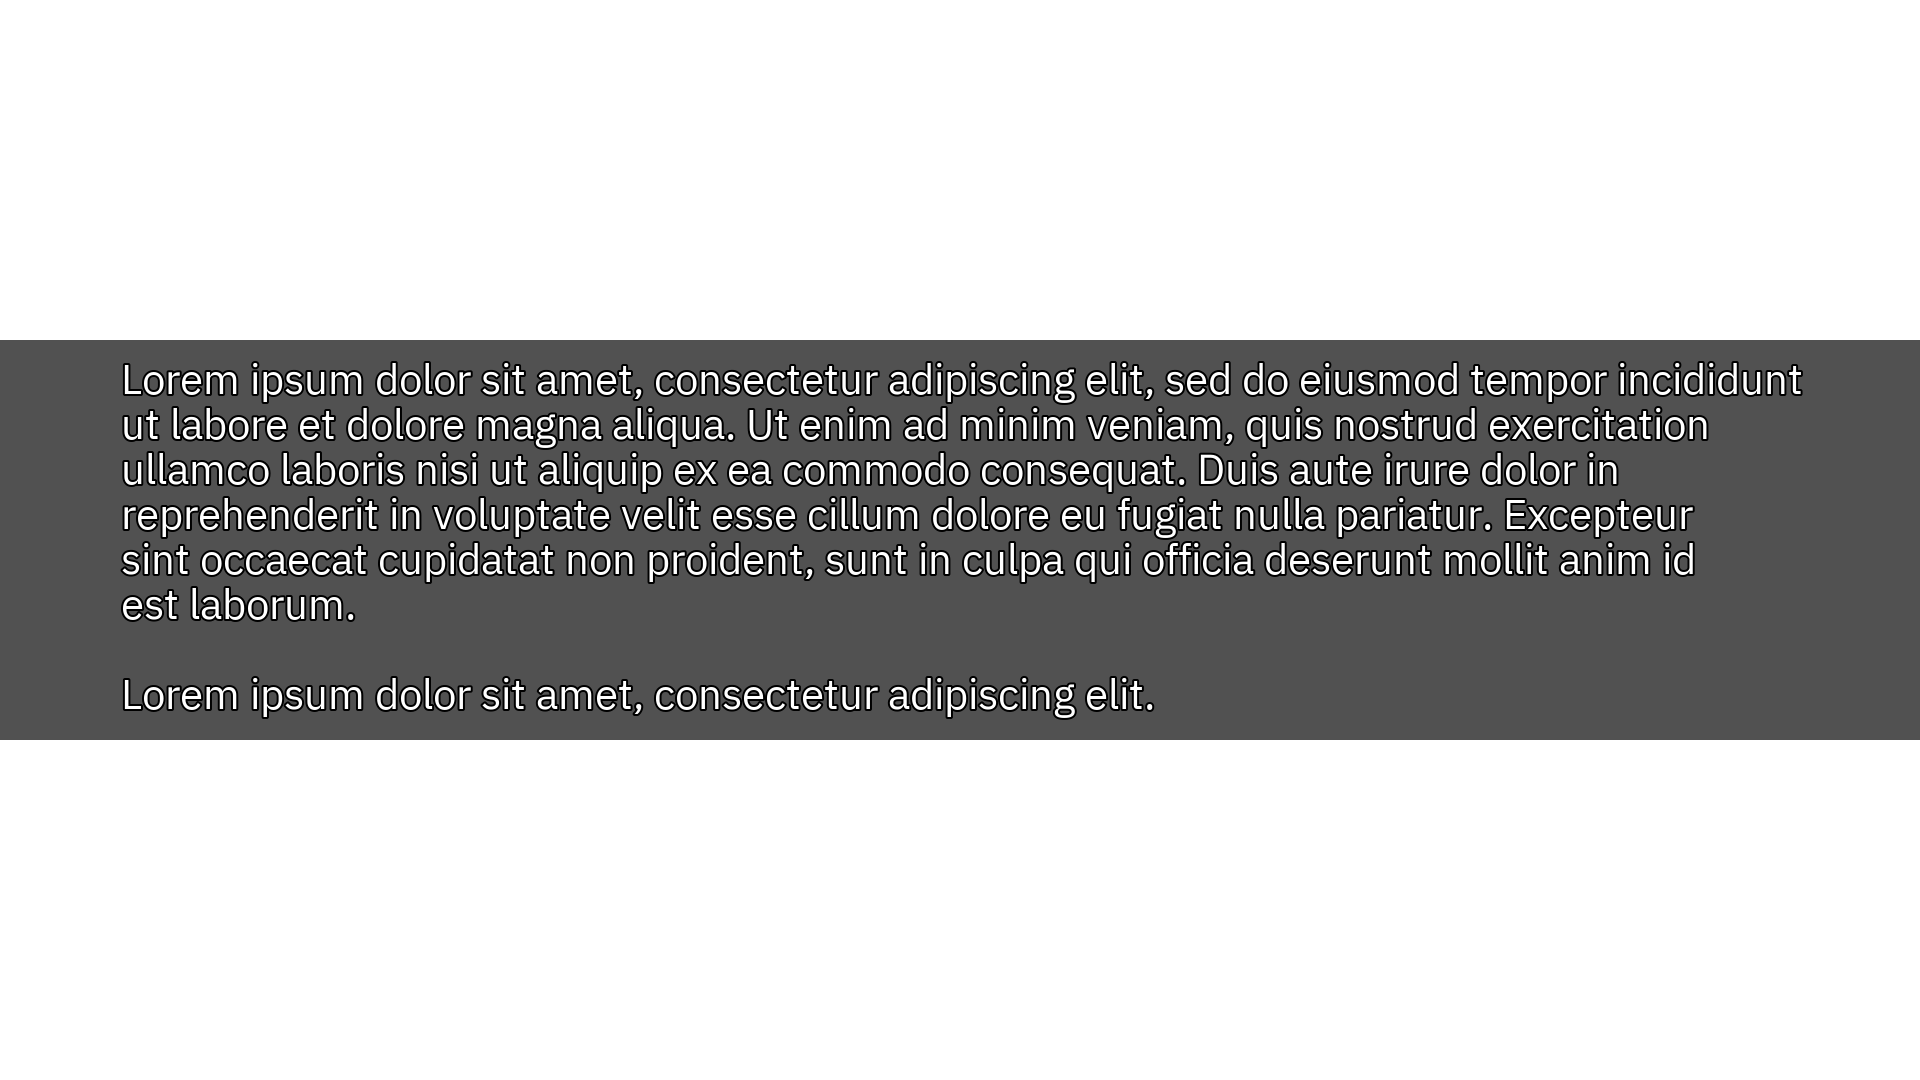

Generate this figure with Python:
from PIL import ImageFont, ImageDraw, Image
import numpy as np
import os
import videosettings
from string import ascii_letters
import textwrap
from moviepy.editor import *
import moviepy.editor as mp
import statistics

path = os.path.dirname(os.path.realpath(__file__))
parentPath = os.path.abspath(os.path.join(path, os.pardir))

class DocumentWrapper(textwrap.TextWrapper):

    def wrap(self, text):
        split_text = text.split('\n\n')
        lines = [line for para in split_text for line in textwrap.TextWrapper.wrap(self, para)]
        return lines

class ImageGeneration:
    def __init__(self):
        self.inputText = ["Lorem ipsum dolor sit amet, consectetur adipiscing elit, sed do eiusmod tempor incididunt ut labore et dolore magna aliqua. Ut enim ad minim veniam, quis nostrud exercitation ullamco laboris nisi ut aliquip ex ea commodo consequat. Duis aute irure dolor in reprehenderit in voluptate velit esse cillum dolore eu fugiat nulla pariatur."]

    def insertLineWrappingTags(self):
        characters = 125
        end = []
        textToAppend = ""
        for i, char in enumerate(repr(self.inputString)):
            textToAppend += char  # official string
            if "\\n" in textToAppend:
                end.append(textToAppend)
                textToAppend = ""

            if len(textToAppend) % characters == 0 and not i == 0:
                if not repr(self.inputString)[i + 1] == " ":
                    indWords = textToAppend.split(" ")
                    lastWord = indWords[len(indWords) - 1]
                    textToAppend = textToAppend[0:len(textToAppend) - len(lastWord):]
                    if not textToAppend == "":
                        end.append(textToAppend)
                    textToAppend = lastWord
                else:
                    if not textToAppend == "":
                        end.append(textToAppend)
                    textToAppend = ""

        characterAmount = 0
        for char in end:
            characterAmount += len(char)

        final_line = repr(self.inputString)[characterAmount:len(repr(self.inputString))]
        end.append(final_line)

        output = ""
        for i, line in enumerate(end):
            if i == len(end) - 1:
                line = line.replace("\\n", "")
                line = line[0: len(line) - 1]  # removes the ' at the end of the string on the last line
                output += line
                # print(len(line))
                # print(line)
                break
            if i == 0:
                pass
                # line = line[1: len(line)] # removes the ' at the start of the string on the first line
            line = line.replace("\\n", "")
            # print(len(line))
            # print(line)
            output += line + "<LW>"
        output = output[1: len(output)]
        self.inputString = output
        print(self.inputString)

    def drawImage(self):
        #for x, text in enumerate(self.inputText):
            #split_text = text.split('-split-')
            #inputText = self.inputText[:x] + split_text + self.inputText[x + 1:]
            #print(split_text)
        for num, text in enumerate(self.inputText):
            #self.generateAudio(text, num)
            #text = self.replaceWords(text, isImage=True)
            paragraphs = text.split('\n\n')
            img = Image.new('RGBA', (1920, 1080), (100, 100, 100, 0))
            W, H = (1920, 1080)
            draw = ImageDraw.Draw(img)
            # Load custom font
            font = ImageFont.truetype(f"{videosettings.assetPath}\Verdana.ttf", 42)
            ascent, descent = font.getmetrics()
            # Create DrawText object
            #d = DocumentWrapper(width=90)
            draw = ImageDraw.Draw(img)
            #text = textwrap.fill(text, replace_whitespace=False)
            TINT_COLOR = (0, 0, 0)  # Black
            TRANSPARENCY = .5  # Degree of transparency, 0-100%
            OPACITY = int(255 * TRANSPARENCY)
            # Create a context for drawing things on it.
            text_h = []
            text_w = []
            for x, para in enumerate(paragraphs):
                text = textwrap.fill(para, width=90)
                w, h = draw.textsize(text, font=font)
                text_h.append(h + (50 if x > 0 else 0))
                text_w.append(W / 2 - w / 2)
            hh = 0
            hh += int(sum(text_h) + 44)
            top = ((H - hh) / 2)
            bottom = 1080 - ((H - hh) / 2)
            overlay = Image.new('RGBA', img.size, TINT_COLOR + (OPACITY,))
            draw = ImageDraw.Draw(overlay)
            draw.rectangle((0, top, 1920, bottom), fill=TINT_COLOR + (OPACITY,))

            # Alpha composite these two images together to obtain the desired result.
            new_img = Image.alpha_composite(img, overlay)
            new_draw = ImageDraw.Draw(im=new_img)
            test = ((H - int(sum(text_h))) / 2) - descent
            for x, para in enumerate(paragraphs):
                text = textwrap.fill(para, width=90)
                w, h = draw.textsize(text, font=font)
                (width, baseline), (offset_x, offset_y) = font.font.getsize(text)
                new_draw.text((min(text_w), test), text=text, fill='white', font=font, stroke_fill='black', stroke_width=2)
                test += h + 60 - offset_y

            #new_img.show()
            new_img.save('test.png')

    def test(self):
        img = Image.new('RGBA', (1920, 1080), (0, 0, 0, 0))
        W, H = img.size
        base_width, base_height = img.size
        font = ImageFont.truetype(f"{videosettings.assetPath}\Verdana.ttf", 42)
        TINT_COLOR = (0, 0, 0)  # Black
        TRANSPARENCY = .5  # Degree of transparency, 0-100%
        OPACITY = int(255 * TRANSPARENCY)
        for index, comment in enumerate(self.inputText):
            paragraphs = comment.split('\n\n')
            x = []
            y = []
            for i, para in enumerate(paragraphs):
                text = textwrap.wrap(para, width=90)
                ascent, descent = font.getmetrics()
                draw = ImageDraw.Draw(img)
                for line in text:
                    (width, height), (offset_x, offset_y) = font.font.getsize(line)
                    w, h = draw.textsize(line, font=font)
                    hh = ascent + offset_y + descent - 6
                    print(h, hh)
                    x.append((W - w) / 2)
                    y.append(hh)
            top = sum(y)
            #print(top)
            for i, para in enumerate(paragraphs):
                #text = 'AQj'
                text = textwrap.wrap(para, width=90)
                ascent, descent = font.getmetrics()
                draw = ImageDraw.Draw(img)
                overlay = Image.new('RGBA', img.size, TINT_COLOR + (0,))
                draw = ImageDraw.Draw(overlay)
                top2 = top
                for line in text:
                    (width, height), (offset_x, offset_y) = font.font.getsize(line)
                    draw.rectangle([(0, top2 + offset_y + descent), (1920, top2 + ascent + descent + offset_y)], fill=TINT_COLOR + (OPACITY,))
                    top2 += 48
                new_img = Image.alpha_composite(img, overlay)
                new_draw = ImageDraw.Draw(im=new_img)
                for num, line in enumerate(text):
                    (width, height), (offset_x, offset_y) = font.font.getsize(line)
                    #new_draw.rectangle([(0, top + offset_y + descent), (1920, top + ascent + descent + offset_y)], outline='red', width=3)
                    new_draw.text((min(x), (1080 - top) / 2), line, font=font, fill='black', stroke_fill='black', stroke_width=2)
                    top += 48
                top += 48
                    #print(y)
                    #img.save('result.jpg')
                    #print(h)
                    #print(ascent, descent, offset_y)
                    #print(ascent + descent - offset_y - 5)
        new_img.show()
        new_img.save('test.png')

def get_y_and_heights(text_wrapped, dimensions, margin, font):
    """Get the first vertical coordinate at which to draw text and the height of each line of text"""
    # https://stackoverflow.com/a/46220683/9263761
    ascent, descent = font.getmetrics()

    # Calculate the height needed to draw each line of text (including its bottom margin)
    line_heights = [
        font.getmask(text_line).getbbox()[3] + descent + margin
        for text_line in text_wrapped
    ]
    # The last line doesn't have a bottom margin
    line_heights[-1] -= margin

    # Total height needed
    height_text = sum(line_heights)

    # Calculate the Y coordinate at which to draw the first line of text
    y = (dimensions[1] - height_text) // 2

    # Return the first Y coordinate and a list with the height of each line
    return (y, line_heights)

def test2():

    FONT_FAMILY = "arial.ttf"
    WIDTH = 1920
    HEIGHT = 1080
    FONT_SIZE = 250
    V_MARGIN = -5
    CHAR_LIMIT = 90
    BG_COLOR = "black"
    TEXT_COLOR = "white"

    text = "Lorem ipsum dolor sit amet, consectetur adipiscing elit, sed do eiusmod tempor incididunt ut labore et dolore magna aliqua. Ut enim ad minim veniam, quis nostrud exercitation ullamco laboris nisi ut aliquip ex ea commodo consequat.\n\nLorem ipsum dolor sit amet, consectetur adipiscing elit, sed do eiusmod tempor incididunt ut labore et dolore magna aliqua. Ut enim ad minim veniam, quis nostrud exercitation ullamco laboris nisi ut aliquip ex ea commodo consequat."
    split_text = text.split('\n\n')
    # Create the font
    font = ImageFont.truetype(f"{videosettings.assetPath}\Verdana.ttf", 42)
    # New image based on the settings defined above
    img = Image.new("RGBA", (WIDTH, HEIGHT), color=(0, 0, 0, 0))
    # Interface to draw on the image
    draw_interface = ImageDraw.Draw(img)

    # Wrap the `text` string into a list of `CHAR_LIMIT`-character strings
    text_lines = textwrap.wrap(text, CHAR_LIMIT)
    # Get the first vertical coordinate at which to draw text and the height of each line of text
    y, line_heights = get_y_and_heights(text_lines, (WIDTH, HEIGHT), V_MARGIN, font)
    print(y)
    xy = (0, y, 1920, (1080 - y) / 2)
    x = [(WIDTH - font.getmask(line).getbbox()[2]) / 2 for line in text_lines]
    for text in split_text:
        text_lines = textwrap.wrap(text, CHAR_LIMIT)
        # Draw each line of text
        for i, line in enumerate(text_lines):
            # Calculate the horizontally-centered position at which to draw this line
            # Draw this line
            draw_interface.rectangle(xy, outline='red', width=3)
            draw_interface.text((min(x), y), line, font=font, fill=TEXT_COLOR, stroke_fill='black', stroke_width=2)

            # Move on to the height at which the next line should be drawn at
            y += line_heights[i]
        y += 50
    print(sum(line_heights) + 50)

    # Save the resulting image
    img.save('test.png')
    img.show()

def test():
    background = Image.new('RGBA', (1920, 1080), (0, 0, 0, 0))
    img = Image.new('RGBA', (1920, 1080), (200, 200, 200, 0))
    W, H = img.size
    text = "Lorem ipsum dolor sit amet, consectetur adipiscing elit, sed do eiusmod tempor incididunt ut labore et dolore magna aliqua."
    paragraphs = text.split('\n\n')
    font = ImageFont.truetype(f"{videosettings.assetPath}\Verdana.ttf", 42)
    draw = ImageDraw.Draw(img)
    line_width = []
    (width, height), (offset_x, offset_y) = font.font.getsize('|')
    line_count = 0
    paragraph_count = []
    for num, para in enumerate(paragraphs):
        text_lines = textwrap.wrap(para, 90)
        for x, line in enumerate(text_lines):
            w, h = draw.textsize(line, font=font)
            line_width.append(W / 2 - w / 2)
            line_count += 45
        line_count += 45 if num + 1 < len(paragraphs) else 0
        paragraph_count.append(line_count)
    y = 0
    rect = 0
    for num, para in enumerate(paragraphs):
        overlay = Image.new('RGBA', (1920, line_count + 40), (0, 0, 0, 0))
        new_draw = ImageDraw.Draw(overlay)
        text_lines = textwrap.wrap(para, 90)
        new_draw.rectangle([(0, 0 if num == 0 else paragraph_count[num - 1]), (1920, paragraph_count[num] if num + 1 < len(paragraphs) else line_count + 40)], fill=(0, 0, 0, 205))
        rect += 45
        for t in text_lines:
            new_draw.text((min(line_width), y - offset_y + 20), t, font=font, fill='white', stroke_width=2, stroke_fill='black')
            y += 45
        y += 45 if num + 1 < len(paragraphs) else 0
        background.paste(overlay, (0, int((1080 - (line_count + 40)) / 2)), mask=overlay)
        background.save(f'tempframe{num}.png')
    #background.show()

if __name__ == "__main__":
    #ImgGen = ImageGeneration()
    #ImgGen.test()
    test()
